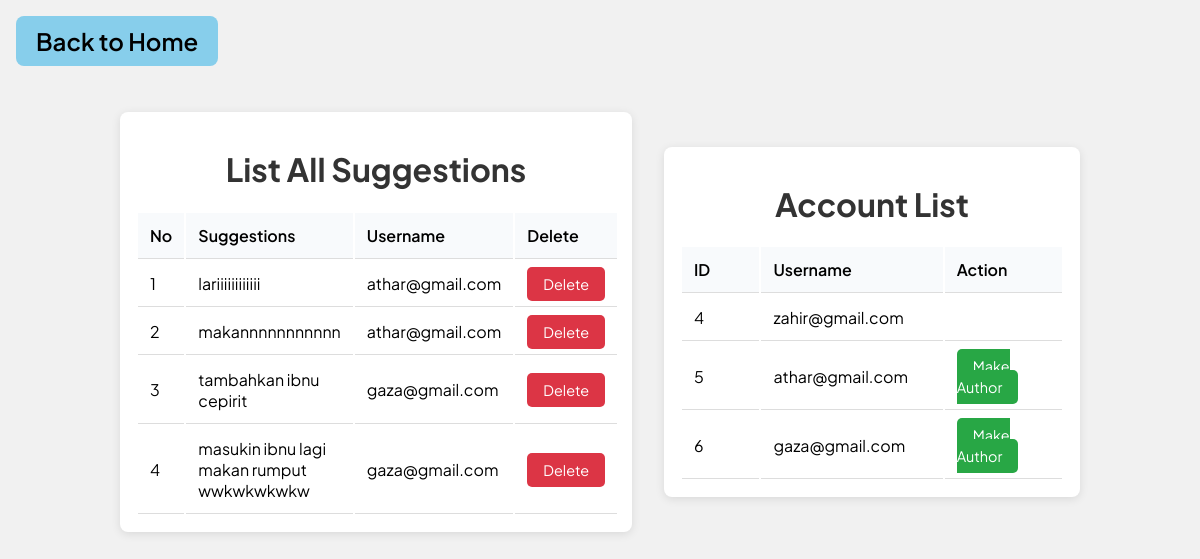
/admin/index.php (signed in), run on the app's committed database.
### tables this page shows
CREATE TABLE `article` (
  `id_article` int(11) NOT NULL,
  `content` text NOT NULL,
  `akun_id` int(11) DEFAULT NULL
);

CREATE TABLE `akun` (
  `id` int(11) NOT NULL,
  `email` varchar(255) NOT NULL,
  `username` varchar(255) NOT NULL,
  `password` varchar(255) NOT NULL,
  `is_admin` tinyint(1) DEFAULT 0
);

### admin/index.php (the view, shortened to what this page needs)
<?php
require_once '../service/database.php';
$query = "SELECT article.id_article, article.content, akun.email FROM article JOIN akun ON article.akun_id = akun.id";
$result = mysqli_query($connection, $query);
$akun_query = "SELECT id, email FROM akun";
$akun_result = mysqli_query($connection, $akun_query);
?>
<!DOCTYPE html>
<html lang="en">
<head>
    <link rel="stylesheet" href="../index.css">
</head>
<body>
    <a class="btn-back" href="../index.php">Back to Home</a>
    <div class="container">
        <div class="table-container">
            <h1>List All Suggestions</h1>
            <table>
                <thead>
                    <tr>
                        <th>No</th>
                        <th>Suggestions</th>
                        <th>Username</th>
                        <th>Delete</th>
                    </tr>
                </thead>
                <tbody>
                    <?php
                    $no = 1;
                    while ($row = mysqli_fetch_assoc($result)) {
                        echo '<tr>';
                        echo '<td>' . $no . '</td>';
                        echo '<td>' . $row['content'] . '</td>';
                        echo '<td>' . $row['email'] . '</td>';
                        echo '<td>';
                        echo '<a href="./delete.php?id=' . $row['id_article'] . '" class="btn-action btn-danger">Delete</a>';
                        echo '</td>';
                        echo '</tr>';
                        $no++;
                    }
                    ?>
                </tbody>
            </table>
        </div>
        <div class="table-container">
            <h1>Account List</h1>
            <table>
                <thead>
                    <tr>
                        <th>ID</th>
                        <th>Username</th>
                        <th>Action</th>
                    </tr>
                </thead>
                <tbody>
                    <?php
                    while ($akun_row = mysqli_fetch_assoc($akun_result)) {
                        echo '<tr>';
                        echo '<td>' . $akun_row['id'] . '</td>';
                        echo '<td>' . $akun_row['email'] . '</td>';
                        echo '<td>';
                        if ($akun_row['id'] != $_SESSION['id']) {
                            $query_admin_check = "SELECT is_admin FROM akun WHERE id = " . $akun_row['id'];
                            $admin_result = mysqli_query($connection, $query_admin_check);
                            $admin_row = mysqli_fetch_assoc($admin_result);
                            $is_admin = $admin_row['is_admin'];
                            echo ($is_admin == 1) ?
                            '<a href="../admin/crud.php?id=' . $akun_row['id'] . '" class="btn-action btn-danger">Remove Admin!</a>' :
                            '<a href="../admin/crud.php?id=' . $akun_row['id'] . '" class="btn-action btn-success">Make Author</a>';
                        }
                        echo '</td>';
                        echo '</tr>';
                    }
                    ?>
                </tbody>
            </table>
        </div>
    </div>
</body>
</html>

### index.css (style rules this page uses)
body { font-family: 'Plus Jakarta Sans', sans-serif; background-color: #6c757d; margin: 0; padding: 0; }
.container { display: flex; justify-content: space-between; align-items: center; width: 100%; }

### admin/index.php (style rules this page uses)
body { background-color: #f1f1f1; font-family: 'Plus Jakarta Sans', sans-serif; margin: 0; padding: 1rem; }
.container { display: flex; gap: 2rem; padding: 1rem; margin: 0 auto; width: 80vw; }
.btn-back { display: inline-block; text-decoration: none; color: #000; font-weight: 600; font-size: 1.5rem; background-color: #87ceeb; padding: 10px 20px; border-radius: 8px; margin-bottom: 30px; transition: background-color 0.3s ease; }
.table-container { background-color: white; padding: 1rem; border-radius: 8px; box-shadow: 0 2px 10px rgba(0, 0, 0, 0.1); width: 50%; }
h1, h2 { text-align: center; color: #333; }
.table-container td { width: 20rem; }
th, td { padding: 12px; text-align: left; border-bottom: 1px solid #ddd; }
th { background-color: #f8fafc; font-weight: 600; }
.btn-action { padding: 8px 16px; border-radius: 5px; text-decoration: none; color: white; font-size: 0.9rem; }
.btn-danger { background-color: #dc3545; }
.btn-success { background-color: #28a745; }

### data on the page
article: content "lariiiiiiiiiiii", akun.email "athar@gmail.com"
article: content "makannnnnnnnnnn", akun.email "athar@gmail.com"
article: content "tambahkan ibnu cepirit", akun.email "gaza@gmail.com"
article: content "masukin ibnu lagi makan rumput wwkwkwkwkw", akun.email "gaza@gmail.com"
akun: id "4", email "zahir@gmail.com"
akun: id "5", email "athar@gmail.com"
akun: id "6", email "gaza@gmail.com"
